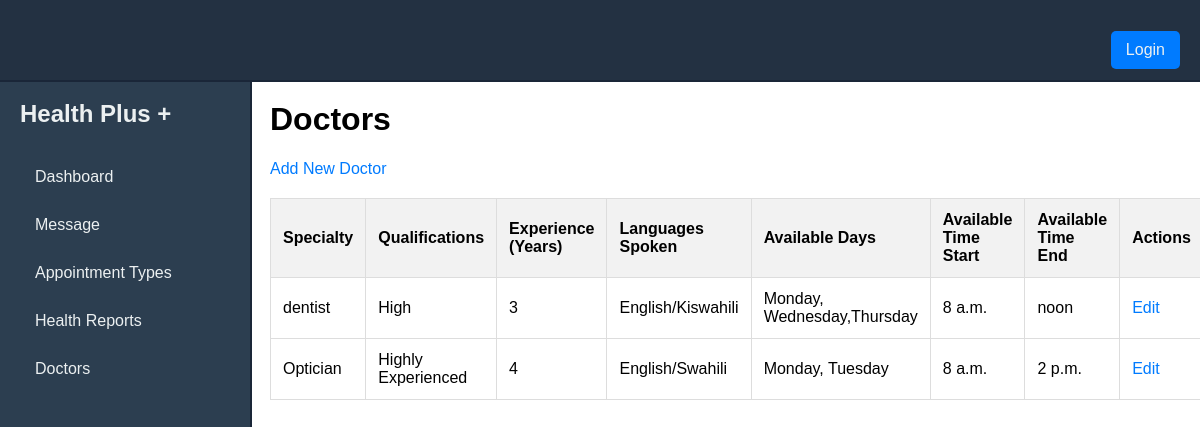
The page /staff/doctors/ on the database as committed earlier.
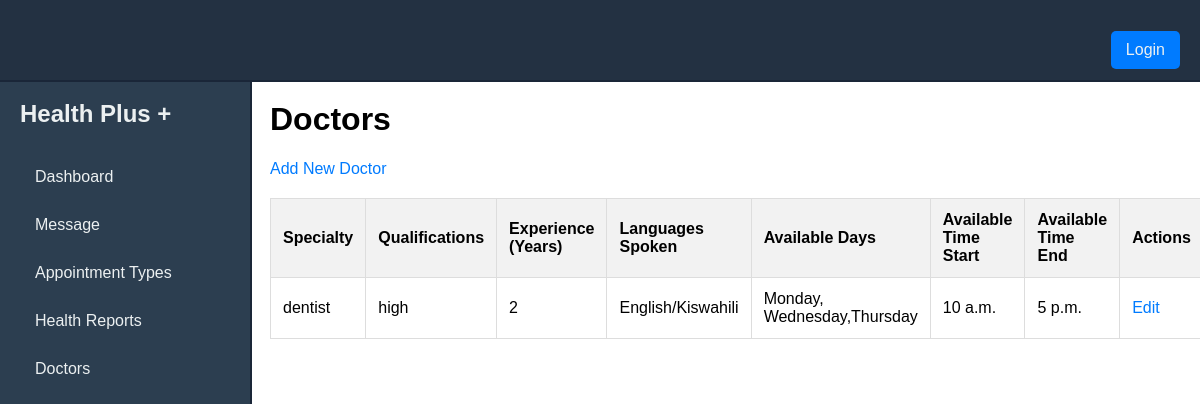
The same page on the database as committed later.
### booking/models.py (models this page shows, shortened)
class Doctor(models.Model):
    user = models.OneToOneField(User, on_delete=models.CASCADE)
    specialty = models.CharField(max_length=100)
    qualifications = models.TextField()
    experience_years = models.PositiveIntegerField()
    languages_spoken = models.CharField(max_length=100, blank=True)
    rating = models.FloatField(default=0.0)
    available_days = models.CharField(max_length=100)
    available_time_start = models.TimeField()
    available_time_end = models.TimeField()
    appointment_types = models.ManyToManyField('AppointmentType', related_name='doctors')

### staff/views.py (the view)
# urls.py: path('doctors/', views.doctor_list, name='doctor_list'),
def doctor_list(request):
    doctors = Doctor.objects.all()
    return render(request, 'doctors/doctors.html', {'doctors': doctors})

### staff/templates/doctors/doctors.html
{% extends 'staff.html' %}
{% block content %}
<h1>Doctors</h1>
<a href="{% url 'doctor_create' %}">Add New Doctor</a>
<table>
    <thead>
        <tr>
            <th>Specialty</th>
            <th>Qualifications</th>
            <th>Experience (Years)</th>
            <th>Languages Spoken</th>
            <th>Available Days</th>
            <th>Available Time Start</th>
            <th>Available Time End</th>
            <th>Actions</th>
        </tr>
    </thead>
    <tbody>
        {% for doctor in doctors %}
        <tr>
            <td>{{ doctor.specialty }}</td>
            <td>{{ doctor.qualifications }}</td>
            <td>{{ doctor.experience_years }}</td>
            <td>{{ doctor.languages_spoken }}</td>
            <td>{{ doctor.available_days }}</td>
            <td>{{ doctor.available_time_start }}</td>
            <td>{{ doctor.available_time_end }}</td>
            <td>
                <a href="{% url 'doctor_edit' doctor.pk %}">Edit</a>
            </td>
        </tr>
        {% endfor %}
    </tbody>
</table>
{% endblock %}

Rows that differ between the two databases and show on the page:
removed Doctor: specialty "Optician", qualifications "Highly Experienced", experience_years "4", languages_spoken "English/Swahili", available_days "Monday, Tuesday", available_time_start "8 a.m.", available_time_end "2 p.m."
changed Doctor "dentist": qualifications "High" → "high"; experience_years "3" → "2"; available_time_start "8 a.m." → "10 a.m."; available_time_end "noon" → "5 p.m."
